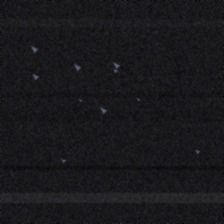
#> input picture data/test/coal/coal_test_000.jpg, 224 x 224 px; its folder holds only this picture in this run
$ python inspect_texture.py
#> lines starting #> are read from the running program, lines starting #| are printed output that depends on the picture
import glob
import numpy as np
from PIL import Image
from scipy.ndimage import laplace

def get_stats(img_path):
#> called with img_path = 'data/test/coal/coal_test_000.jpg'
    im = Image.open(img_path).convert("RGB")
#> im is the input picture: PIL image 224x224 RGB; mean R, G, B 25.2, 24.8, 28.1
    arr = np.array(im, dtype=np.float32)
    gray = 0.299 * arr[:,:,0] + 0.587 * arr[:,:,1] + 0.114 * arr[:,:,2]

    # Laplacian variance (sharpness / fine texture / roughness)
    lap = laplace(gray)
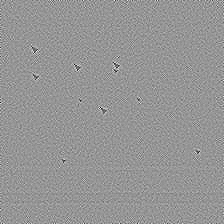
#> lap: shape (224, 224) float32; min -110.1, max 77.15, mean 0; drawn with min black and max white
    lap_var = np.var(lap)
#> lap_var = 86.11

    # Color ratios
    r_mean = arr[:,:,0].mean()
#> r_mean = 25.21
    g_mean = arr[:,:,1].mean()
#> g_mean = 24.76
    b_mean = arr[:,:,2].mean()
#> b_mean = 28.15

    rg_ratio = r_mean / (g_mean + 1e-5)
#> rg_ratio = 1.02
    rb_ratio = r_mean / (b_mean + 1e-5)
#> rb_ratio = 0.896

    # Spatial gradient
    gx, gy = np.gradient(gray)
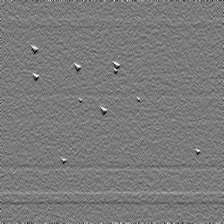
#> gx: shape (224, 224) float32; min -28.82, max 30.94, mean 0; drawn with min black and max white
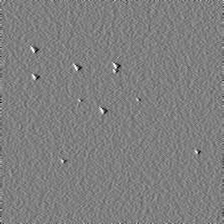
#> gy: shape (224, 224) float32; min -30.82, max 30.61, mean 0; drawn with min black and max white
    grad_norm = np.mean(np.sqrt(gx**2 + gy**2))
#> grad_norm = 3.23

    return {
        "r_mean": r_mean,
        "g_mean": g_mean,
        "b_mean": b_mean,
        "std": np.std(gray),
        "lap_var": lap_var,
        "grad_norm": grad_norm,
        "rg_ratio": rg_ratio,
        "rb_ratio": rb_ratio
    }

print("=== COAL vs BASALT ===")
coal_files = glob.glob("data/train/coal/*.*") + glob.glob("data/test/coal/*.*")
basalt_files = glob.glob("data/evaluation/ood/basalt/*.*")

coal_stats = [get_stats(f) for f in coal_files]
#> coal_stats = 2 items
basalt_stats = [get_stats(f) for f in basalt_files]

print(f"Coal (N={len(coal_stats)}):")
#| Coal (N=2):
print(f"  R mean: {np.mean([s['r_mean'] for s in coal_stats]):.1f} +- {np.std([s['r_mean'] for s in coal_stats]):.1f}")
#|   R mean: 25.2 +- 0.0
print(f"  G mean: {np.mean([s['g_mean'] for s in coal_stats]):.1f} +- {np.std([s['g_mean'] for s in coal_stats]):.1f}")
#|   G mean: 24.8 +- 0.0
print(f"  B mean: {np.mean([s['b_mean'] for s in coal_stats]):.1f} +- {np.std([s['b_mean'] for s in coal_stats]):.1f}")
#|   B mean: 28.1 +- 0.0
print(f"  Laplacian Var: {np.mean([s['lap_var'] for s in coal_stats]):.1f} +- {np.std([s['lap_var'] for s in coal_stats]):.1f}")
#|   Laplacian Var: 86.1 +- 0.0
print(f"  Grad Norm: {np.mean([s['grad_norm'] for s in coal_stats]):.1f} +- {np.std([s['grad_norm'] for s in coal_stats]):.1f}")
#|   Grad Norm: 3.2 +- 0.0

print(f"\nBasalt (N={len(basalt_stats)}):")
print(f"  R mean: {np.mean([s['r_mean'] for s in basalt_stats]):.1f} +- {np.std([s['r_mean'] for s in basalt_stats]):.1f}")
print(f"  G mean: {np.mean([s['g_mean'] for s in basalt_stats]):.1f} +- {np.std([s['g_mean'] for s in basalt_stats]):.1f}")
print(f"  B mean: {np.mean([s['b_mean'] for s in basalt_stats]):.1f} +- {np.std([s['b_mean'] for s in basalt_stats]):.1f}")
print(f"  Laplacian Var: {np.mean([s['lap_var'] for s in basalt_stats]):.1f} +- {np.std([s['lap_var'] for s in basalt_stats]):.1f}")
print(f"  Grad Norm: {np.mean([s['grad_norm'] for s in basalt_stats]):.1f} +- {np.std([s['grad_norm'] for s in basalt_stats]):.1f}")

print("\n=== BAUXITE vs SANDSTONE ===")
bauxite_files = glob.glob("data/train/bauxite/*.*") + glob.glob("data/test/bauxite/*.*")
sandstone_files = glob.glob("data/evaluation/ood/sandstone/*.*")

bauxite_stats = [get_stats(f) for f in bauxite_files]
sandstone_stats = [get_stats(f) for f in sandstone_files]

print(f"Bauxite (N={len(bauxite_stats)}):")
print(f"  R mean: {np.mean([s['r_mean'] for s in bauxite_stats]):.1f} +- {np.std([s['r_mean'] for s in bauxite_stats]):.1f}")
print(f"  G mean: {np.mean([s['g_mean'] for s in bauxite_stats]):.1f} +- {np.std([s['g_mean'] for s in bauxite_stats]):.1f}")
print(f"  B mean: {np.mean([s['b_mean'] for s in bauxite_stats]):.1f} +- {np.std([s['b_mean'] for s in bauxite_stats]):.1f}")
print(f"  Laplacian Var: {np.mean([s['lap_var'] for s in bauxite_stats]):.1f} +- {np.std([s['lap_var'] for s in bauxite_stats]):.1f}")
print(f"  Grad Norm: {np.mean([s['grad_norm'] for s in bauxite_stats]):.1f} +- {np.std([s['grad_norm'] for s in bauxite_stats]):.1f}")

print(f"\nSandstone (N={len(sandstone_stats)}):")
print(f"  R mean: {np.mean([s['r_mean'] for s in sandstone_stats]):.1f} +- {np.std([s['r_mean'] for s in sandstone_stats]):.1f}")
print(f"  G mean: {np.mean([s['g_mean'] for s in sandstone_stats]):.1f} +- {np.std([s['g_mean'] for s in sandstone_stats]):.1f}")
print(f"  B mean: {np.mean([s['b_mean'] for s in sandstone_stats]):.1f} +- {np.std([s['b_mean'] for s in sandstone_stats]):.1f}")
print(f"  Laplacian Var: {np.mean([s['lap_var'] for s in sandstone_stats]):.1f} +- {np.std([s['lap_var'] for s in sandstone_stats]):.1f}")
print(f"  Grad Norm: {np.mean([s['grad_norm'] for s in sandstone_stats]):.1f} +- {np.std([s['grad_norm'] for s in sandstone_stats]):.1f}")

$ run again, on data/test/coal/coal_test_004.jpg
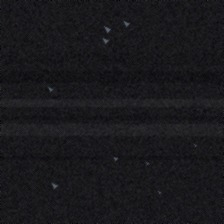
#> input picture data/test/coal/coal_test_004.jpg, 224 x 224 px
#> in get_stats, im is the input picture: PIL image 224x224 RGB; mean R, G, B 24.9, 24.5, 27.9
#> in get_stats, `lap = laplace(gray)`:
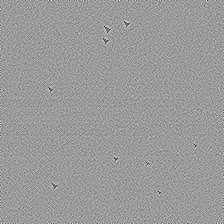
#> lap: shape (224, 224) float32; min -118.4, max 76.6, mean 0; drawn with min black and max white
#> lap_var = 82.31
#> r_mean = 24.94
#> g_mean = 24.47
#> b_mean = 27.9
#> rg_ratio = 1.02
#> rb_ratio = 0.894
#> in get_stats, `gx, gy = np.gradient(gray)`:
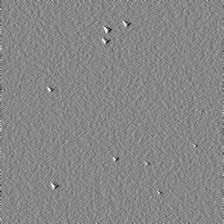
#> gy: shape (224, 224) float32; min -35.5, max 31.49, mean 0; drawn with min black and max white
#> grad_norm = 3.2
#> coal_stats = 2 items
#| Coal (N=2):
#|   R mean: 24.9 +- 0.0
#|   G mean: 24.5 +- 0.0
#|   B mean: 27.9 +- 0.0
#|   Laplacian Var: 82.3 +- 0.0
#|   Grad Norm: 3.2 +- 0.0

$ run again, on data/test/coal/coal_test_005.jpg
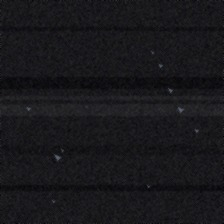
#> input picture data/test/coal/coal_test_005.jpg, 224 x 224 px
#> in get_stats, im is the input picture: PIL image 224x224 RGB; mean R, G, B 24.3, 23.9, 27.2
#> in get_stats, `lap = laplace(gray)`:
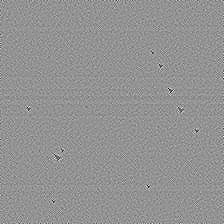
#> lap: shape (224, 224) float32; min -117, max 85.48, mean 0; drawn with min black and max white
#> lap_var = 83.37
#> r_mean = 24.31
#> g_mean = 23.86
#> b_mean = 27.24
#> rg_ratio = 1.02
#> rb_ratio = 0.892
#> in get_stats, `gx, gy = np.gradient(gray)`:
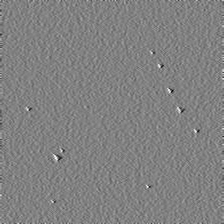
#> gy: shape (224, 224) float32; min -32.5, max 31.5, mean 0; drawn with min black and max white
#> grad_norm = 3.21
#> coal_stats = 2 items
#| Coal (N=2):
#|   R mean: 24.3 +- 0.0
#|   G mean: 23.9 +- 0.0
#|   B mean: 27.2 +- 0.0
#|   Laplacian Var: 83.4 +- 0.0
#|   Grad Norm: 3.2 +- 0.0

$ run again, on data/test/coal/coal_test_006.jpg
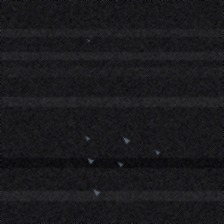
#> input picture data/test/coal/coal_test_006.jpg, 224 x 224 px
#> in get_stats, im is the input picture: PIL image 224x224 RGB; mean R, G, B 26, 25.6, 29
#> in get_stats, `lap = laplace(gray)`:
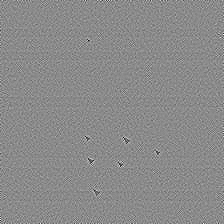
#> lap: shape (224, 224) float32; min -113.6, max 95, mean 0; drawn with min black and max white
#> lap_var = 86.82
#> r_mean = 26.05
#> g_mean = 25.6
#> b_mean = 28.99
#> rg_ratio = 1.02
#> rb_ratio = 0.899
#> in get_stats, `gx, gy = np.gradient(gray)`:
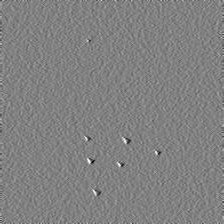
#> gy: shape (224, 224) float32; min -34.74, max 33.76, mean 0; drawn with min black and max white
#> grad_norm = 3.28
#> coal_stats = 2 items
#| Coal (N=2):
#|   R mean: 26.0 +- 0.0
#|   G mean: 25.6 +- 0.0
#|   B mean: 29.0 +- 0.0
#|   Laplacian Var: 86.8 +- 0.0
#|   Grad Norm: 3.3 +- 0.0

$ run again, on data/test/coal/coal_test_001.jpg
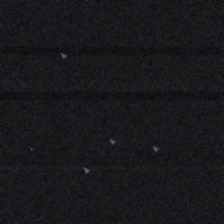
#> input picture data/test/coal/coal_test_001.jpg, 224 x 224 px
#> in get_stats, im is the input picture: PIL image 224x224 RGB; mean R, G, B 24.2, 23.8, 27.2
#> in get_stats, `lap = laplace(gray)`:
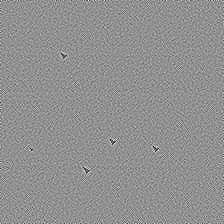
#> lap: shape (224, 224) float32; min -91.36, max 69, mean 0; drawn with min black and max white
#> lap_var = 81.3
#> r_mean = 24.22
#> g_mean = 23.76
#> b_mean = 27.19
#> rg_ratio = 1.02
#> rb_ratio = 0.891
#> in get_stats, `gx, gy = np.gradient(gray)`:
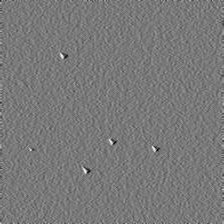
#> gy: shape (224, 224) float32; min -30.06, max 33.2, mean 0; drawn with min black and max white
#> grad_norm = 3.12
#> coal_stats = 2 items
#| Coal (N=2):
#|   R mean: 24.2 +- 0.0
#|   G mean: 23.8 +- 0.0
#|   B mean: 27.2 +- 0.0
#|   Laplacian Var: 81.3 +- 0.0
#|   Grad Norm: 3.1 +- 0.0
